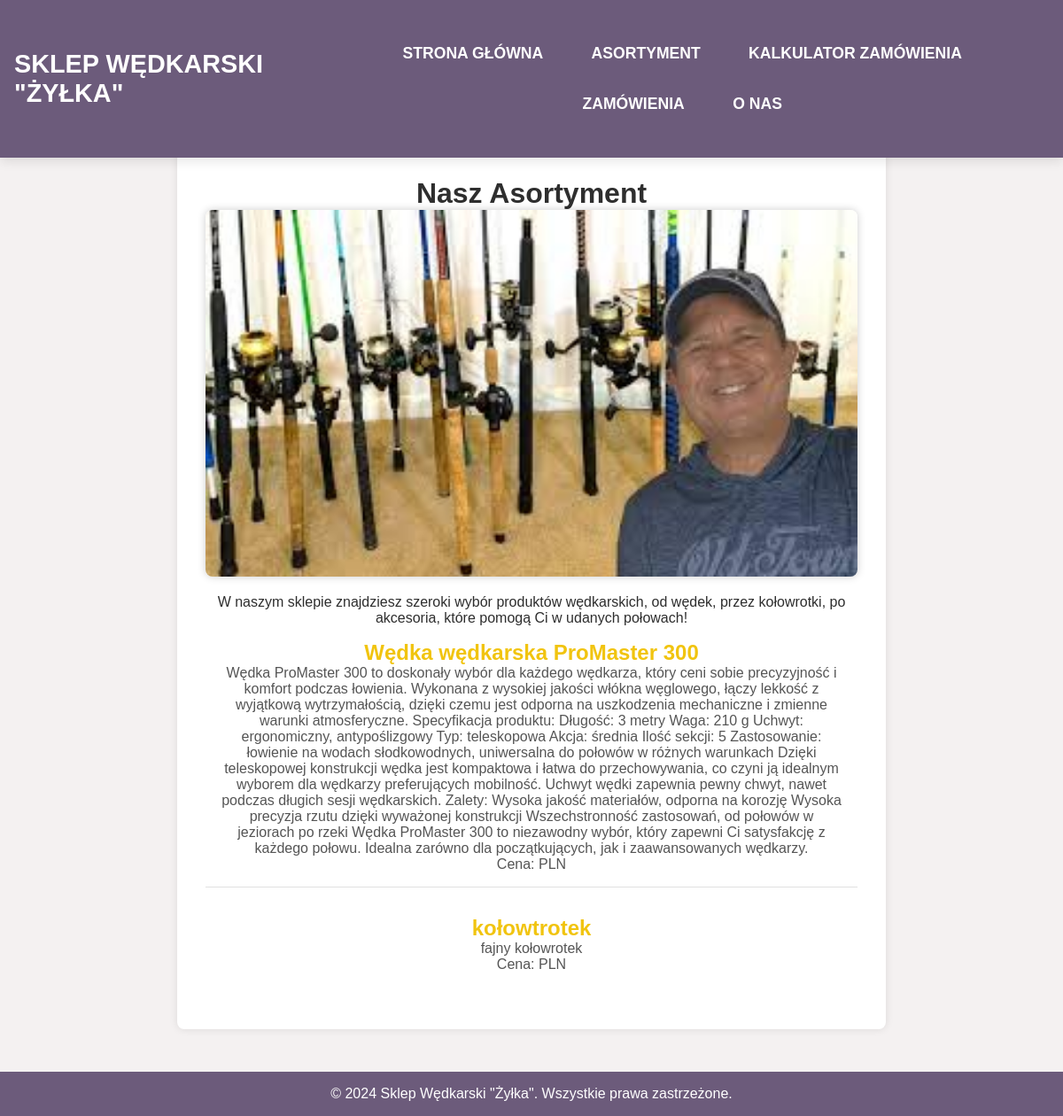
Page /services/ on the committed database.
### myapp/models.py (models this page shows, shortened)
class Service(models.Model):
    name = models.CharField(max_length=100)
    description = models.TextField()

### myapp/views.py (the view)
# urls.py: path('services/', views.services, name='services'),
def services(request):
    services = Service.objects.all()
    return render(request, 'myapp/services.html', {'services': services})

### myapp/templates/myapp/services.html (shortened to what this page needs)
{% extends 'myapp/base.html' %}
{% load static %}
{% block content %}
    <h1>Nasz Asortyment</h1>
    <div class="image-placeholder">
        <img src="{% static 'images/rod_and_reel.jpg' %}" alt="Nasze produkty wędkarskie">
    </div>
    <p>W naszym sklepie znajdziesz szeroki wybór produktów wędkarskich, od wędek, przez kołowrotki, po akcesoria, które pomogą Ci w udanych połowach!</p>
    {% for service in services %}
        <div class="service-item">
            <h2>{{ service.name }}</h2>
            <p>{{ service.description }}</p>
            <p>Cena: {{ service.price }} PLN</p>
        </div>
    {% endfor %}
{% endblock %}

### myapp/templates/myapp/base.html (shortened to what this page needs)
{% load static %}
<!DOCTYPE html>
<html lang="pl">
<head>
    <link rel="stylesheet" href="{% static 'css/styles.css' %}">
</head>
<body>
    <header>
        <div class="logo">
            <h1>Sklep Wędkarski "Żyłka"</h1>
        </div>
        <nav>
            <ul id="menu" class="menu">
                <li><a href="{% url 'home' %}">Strona Główna</a></li>
                <li><a href="{% url 'services' %}">Asortyment</a></li>
                <li><a href="{% url 'calculator' %}">Kalkulator Zamówienia</a></li>
                <li><a href="{% url 'clicker' %}">Zamówienia</a></li>
                <li><a href="{% url 'about' %}">O Nas</a></li>
            </ul>
        </nav>
    </header>
    <main class="main-content">
        <div class="container">
            {% block content %}{% endblock %}
        </div>
    </main>
    <footer>
        <div class="footer-content">
            <p>&copy; 2024 Sklep Wędkarski "Żyłka". Wszystkie prawa zastrzeżone.</p>
        </div>
    </footer>
</body>
</html>

### myapp/static/css/styles.css (style rules this page uses)
*, *::before, *::after { margin: 0; padding: 0; box-sizing: border-box; }
body { font-family: Arial, sans-serif; background-color: #F4F1F1; color: #2E2E2E; display: flex; flex-direction: column; min-height: 100vh; }
header { display: flex; justify-content: space-between; align-items: center; padding: 1em; background-color: #6C5B7B; color: white; position: fixed; top: 0; left: 0; right: 0; z-index: 1000; box-shadow: 0px 4px 12px rgba(0, 0, 0, 0.1); }
.logo h1 { font-size: 1.8em; font-weight: bold; margin: 0; text-transform: uppercase; }
nav .menu { display: flex; gap: 0.1em; list-style: none; }
nav .menu li { font-size: 1.1em; text-transform: uppercase; }
nav .menu li a { color: white; text-decoration: none; padding: 0.1em; border-radius: 4px; transition: background-color 0.3s, transform 0.3s; }
.main-content { margin-top: 120px; padding: 1em; }
footer { padding: 1em; background-color: #6C5B7B; color: white; text-align: center; margin-top: auto; }
footer .footer-content p { margin: 0; }
nav { background-color: #6C5B7B; padding: 1em; text-align: center; display: flex; justify-content: center; flex-wrap: wrap; }
nav .menu { list-style: none; padding: 0; margin: 0; display: flex; flex-wrap: wrap; justify-content: center; }
nav .menu li { margin: 0.5em; }
nav .menu li a { color: white; text-decoration: none; font-weight: bold; padding: 0.5em 1em; display: inline-block; border-radius: 4px; transition: background-color 0.3s, transform 0.2s; }
.container { padding: 2em; background-color: #FFFFFF; margin: 2em auto; max-width: 800px; box-shadow: 0px 0px 10px rgba(0, 0, 0, 0.1); border-radius: 8px; flex: 1; text-align: center; }
footer { text-align: center; padding: 1em; background-color: #6C5B7B; color: white; margin-top: auto; }
.image-placeholder img { width: 100%; height: auto; margin-bottom: 1em; border-radius: 8px; box-shadow: 0px 0px 10px rgba(0, 0, 0, 0.2); }
.service-item { padding: 1em; border-bottom: 1px solid #E1E1E1; margin-bottom: 1em; }
.service-item:last-child { border-bottom: none; }
.service-item h2 { color: #F1C40F; }
.service-item p { font-size: 1em; color: #555; }

### rows in the picture
Service: name "Wędka wędkarska ProMaster 300", description "Wędka ProMaster 300 to doskonały wybór dla każdego wędkarza, który ceni sobie precyzyjność i komfort podczas łowienia. Wykonana z wysokiej jakości włókna węglowego, łączy lekkość z wyjątkową wytrzymałością, dzięki czemu jest odporna na uszkodzenia mechaniczne i zmienne warunki atmosferyczne. Specyfikacja produktu: Długość: 3 metry Waga: 210 g Uchwyt: ergonomiczny, antypoślizgowy Typ: teleskopowa Akcja: średnia Ilość sekcji: 5 Zastosowanie: łowienie na wodach słodkowodnych, uniwersalna do połowów w różnych warunkach Dzięki teleskopowej konstrukcji wędka jest kompaktowa i łatwa do przechowywania, co czyni ją idealnym wyborem dla wędkarzy preferujących mobilność. Uchwyt wędki zapewnia pewny…"
Service: name "kołowtrotek", description "fajny kołowrotek"
